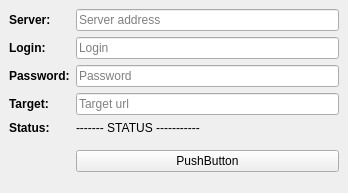
<?xml version="1.0" encoding="UTF-8"?>
<ui version="4.0">
 <class>MainWindow</class>
 <widget class="QMainWindow" name="MainWindow">
  <property name="geometry">
   <rect>
    <x>0</x>
    <y>0</y>
    <width>348</width>
    <height>193</height>
   </rect>
  </property>
  <property name="windowTitle">
   <string>MainWindow</string>
  </property>
  <widget class="QWidget" name="centralwidget">
   <layout class="QFormLayout" name="formLayout_2">
    <item row="2" column="0">
     <widget class="QLabel" name="label">
      <property name="text">
       <string>&lt;b&gt;Server:&lt;/b&gt;</string>
      </property>
     </widget>
    </item>
    <item row="2" column="1">
     <widget class="QLineEdit" name="serverAddrBox">
      <property name="placeholderText">
       <string>Server address</string>
      </property>
     </widget>
    </item>
    <item row="3" column="0">
     <widget class="QLabel" name="label_5">
      <property name="text">
       <string>&lt;b&gt;Login:&lt;/b&gt;</string>
      </property>
     </widget>
    </item>
    <item row="3" column="1">
     <widget class="QLineEdit" name="loginBox">
      <property name="placeholderText">
       <string>Login</string>
      </property>
     </widget>
    </item>
    <item row="4" column="0">
     <widget class="QLabel" name="label_6">
      <property name="text">
       <string>&lt;b&gt;Password:&lt;/b&gt;</string>
      </property>
     </widget>
    </item>
    <item row="4" column="1">
     <widget class="QLineEdit" name="passwordBox">
      <property name="echoMode">
       <enum>QLineEdit::PasswordEchoOnEdit</enum>
      </property>
      <property name="placeholderText">
       <string>Password</string>
      </property>
     </widget>
    </item>
    <item row="7" column="0">
     <widget class="Line" name="line_3">
      <property name="orientation">
       <enum>Qt::Horizontal</enum>
      </property>
     </widget>
    </item>
    <item row="8" column="0">
     <widget class="Line" name="line_2">
      <property name="orientation">
       <enum>Qt::Horizontal</enum>
      </property>
     </widget>
    </item>
    <item row="9" column="0">
     <layout class="QHBoxLayout" name="horizontalLayout_15"/>
    </item>
    <item row="5" column="0">
     <widget class="QLabel" name="label_32">
      <property name="text">
       <string>&lt;b&gt;Target:&lt;/b&gt;</string>
      </property>
     </widget>
    </item>
    <item row="5" column="1">
     <widget class="QLineEdit" name="addAddressBox">
      <property name="placeholderText">
       <string>Target url</string>
      </property>
     </widget>
    </item>
    <item row="6" column="0">
     <widget class="QLabel" name="label_2">
      <property name="text">
       <string>&lt;b&gt;Status:&lt;/b&gt;</string>
      </property>
     </widget>
    </item>
    <item row="8" column="1">
     <widget class="QPushButton" name="connectB">
      <property name="text">
       <string>PushButton</string>
      </property>
     </widget>
    </item>
    <item row="6" column="1">
     <widget class="QLabel" name="statusL">
      <property name="text">
       <string>------- STATUS -----------</string>
      </property>
     </widget>
    </item>
   </layout>
  </widget>
 </widget>
 <resources/>
 <connections/>
</ui>
